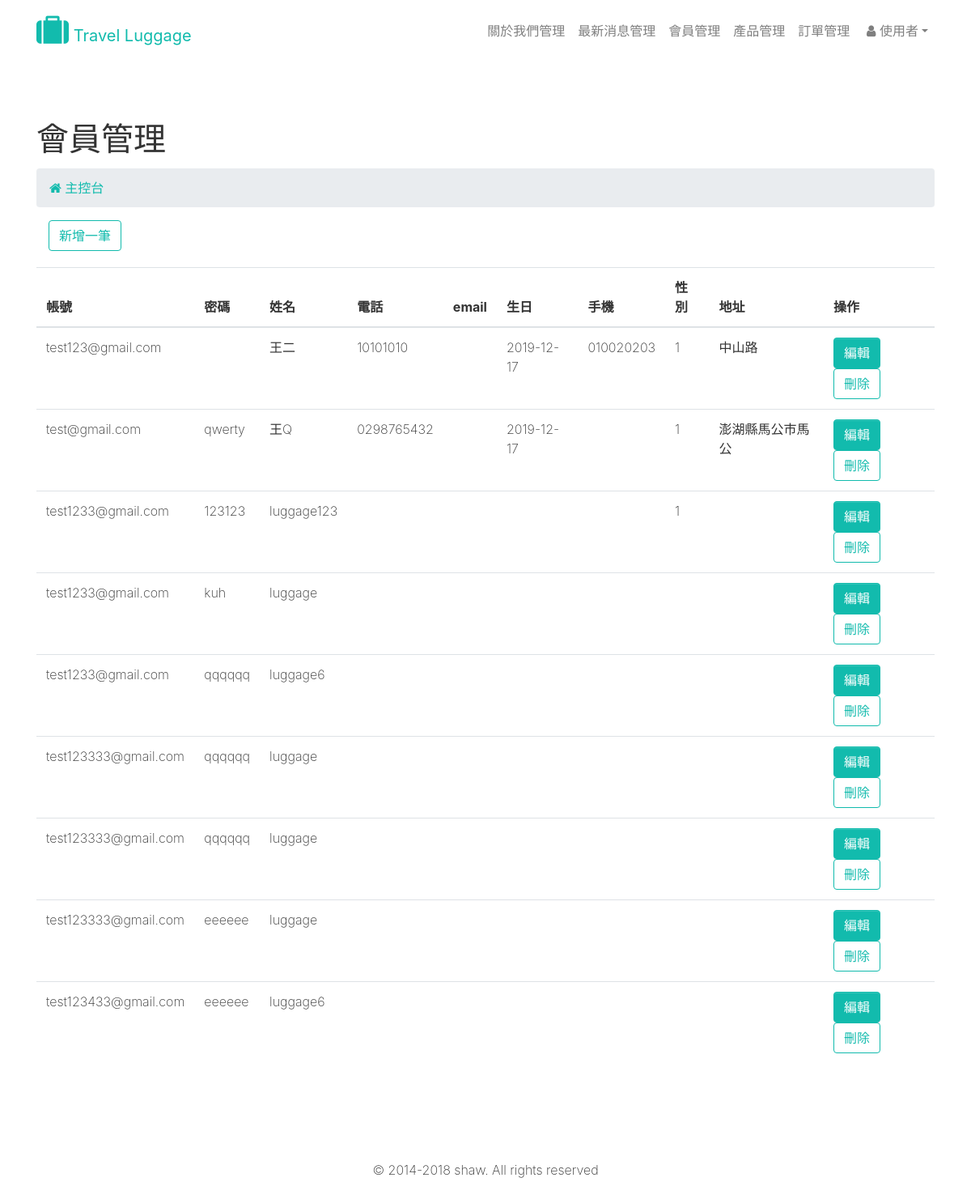
The page /backend/members/list.php (signed in) on the database its author committed.
### tables this page shows
CREATE TABLE `members` (
  `memberID` int(11) NOT NULL,
  `level` int(11) NOT NULL DEFAULT '0',
  `account` varchar(255) NOT NULL,
  `password` varchar(255) NOT NULL,
  `name` varchar(255) NOT NULL,
  `phone` varchar(255) DEFAULT NULL,
  `email` varchar(255) DEFAULT NULL,
  `birthday` varchar(255) DEFAULT NULL,
  `mobile` varchar(255) DEFAULT NULL,
  `gender` int(11) DEFAULT NULL,
  `address` varchar(255) DEFAULT NULL,
  `created_at` varchar(255) DEFAULT NULL,
  `updated_at` varchar(255) DEFAULT NULL,
  `county` varchar(255) DEFAULT NULL,
  `district` varchar(255) DEFAULT NULL,
  `zipcode` varchar(255) DEFAULT NULL
);

### backend/members/list.php (the view, shortened to what this page needs)
<?php
require_once('../../function/connection.php');
$query = $db->query("SELECT * FROM members" );
$members = $query->fetchALL(PDO::FETCH_ASSOC);
?>
<!DOCTYPE html>
<html>
<head>
<?php include_once('../layouts/head.php'); ?>
</head>
<body>
  <?php include_once('../layouts/nav.php'); ?>
  <div class="py-5">
    <div class="container">
      <div class="row">
        <div class="col-md-12">
          <h1 class="">會員管理</h1>
        </div>
      </div>
      <div class="row">
        <div class="col-md-12">
          <ul class="breadcrumb">
            <li class="breadcrumb-item"> <a href="../news/list.php"><i class="fa fa-home"></i> 主控台</a> </li>
          </ul>
          <div class="col-md-12 utility" style="margin-bottom:20px;">
            <a class="btn btn-outline-primary" href="create.php">新增一筆</a>
          </div>
        </div>
      </div>
      <div class="row">
        <div class="col-md-12">
          <table class="table">
            <thead>
              <tr>
                <th scope="col">帳號</th>
                <th scope="col">密碼</th>
                <th scope="col">姓名</th>
                <th scope="col">電話</th>
                <th scope="col">email</th>
                <th scope="col">生日</th>
                <th scope="col">手機</th>
                <th scope="col">性別</th>
                <th scope="col">地址</th>
                <th scope="col">操作</th>
              </tr>
            </thead>
            <tbody>
              <?php foreach($members as $data) { ?>
              <tr>
                <td><?php echo $data['account']; ?></td>
                <td><?php echo $data['password']; ?></td>
                <td><?php echo $data['name']; ?></td>
                <td><?php echo $data['phone']; ?></td>
                <td><?php echo $data['email']; ?></td>
                <td><?php echo $data['birthday']; ?></td>
                <td><?php echo $data['mobile']; ?></td>
                <td><?php echo $data['gender']; ?></td>
                <td><?php echo $data['county'].$data['district'].$data['address']; ?></td>
                <td>
                  <a class="btn btn-primary" href="update.php?memberID=<?php echo $data['memberID']; ?>">編輯</a>
                  <a class="btn btn-outline-primary" href="delete.php?memberID=<?php echo $data['memberID']; ?>" onclick="if(!confirm('是否確定刪除此筆資料?刪除後無法回復')){return false;};">刪除</a>
                </td>
              </tr>
              <?php  } ?>
            </tbody>
          </table>
        </div>
      </div>
    </div>
  </div>
  <?php include_once('../layouts/footer.php'); ?>
</body>
</html>

### rows shown on the page
members: account "test123@gmail.com", name "王二", phone "10101010", birthday "2019-12-17", mobile "010020203", gender "1", address "中山路"
members: account "test@gmail.com", password "qwerty", name "王Q", phone "0298765432", birthday "2019-12-17", gender "1", county "澎湖縣", district "馬公市", address "馬公"
members: account "test1233@gmail.com", password "123123", name "luggage123", gender "1"
members: account "test1233@gmail.com", password "kuh", name "luggage"
members: account "test1233@gmail.com", password "qqqqqq", name "luggage6"
members: account "test123333@gmail.com", password "qqqqqq", name "luggage"
members: account "test123333@gmail.com", password "qqqqqq", name "luggage"
members: account "test123333@gmail.com", password "eeeeee", name "luggage"
members: account "test123433@gmail.com", password "eeeeee", name "luggage6"
